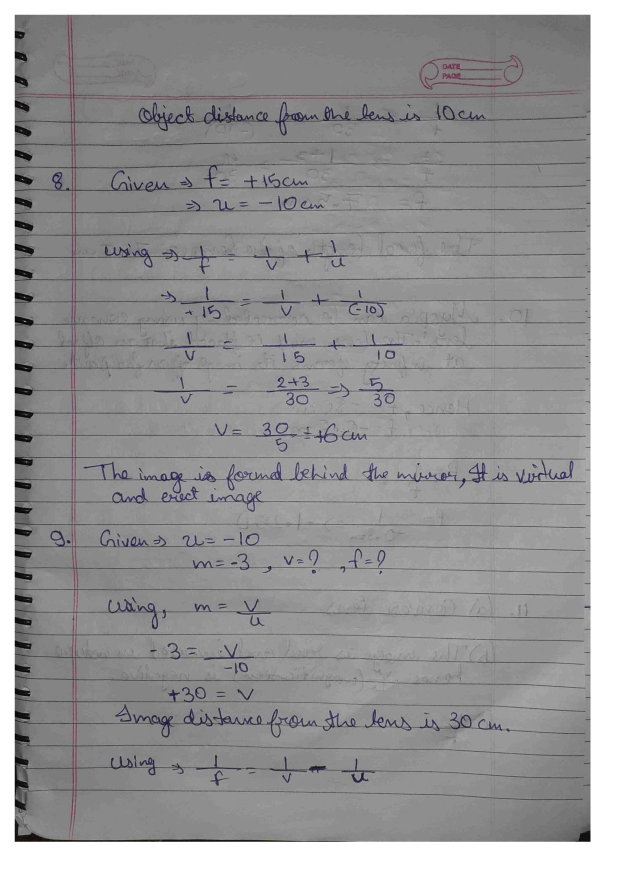
#> input picture z2_ocr_gemini_pcmb/Physics/Physics_Gemini/images/03_10021054361083421111694958871_page_2.png, 2481 x 3508 px, found by its file name (shown at 1/4 size); its folder holds 3 pictures in this run
$ jupyter execute --allow-errors 'final copy.ipynb'
#> lines starting #> are read from the running program, lines starting #| are printed output that depends on the picture
[cell 1]
import os
import json

# [86 lines left out: functions create_solution_jsons, process_output_directory, not called in this run]

def main():
    """
    Main function to run the solution creation process.
    """
    print("🎯 Bio Solution JSON Creator")
    print("=" * 60)

    # Input directory containing the output folders
    input_directory = "/Users/simrannaik/Desktop/solution_improvement/ds-prototypes/subjective_grading/solution_improvement/z2_ocr_gemini_pcmb/Bio/output"

    # Output directory where solutions will be saved
    output_directory = "/Users/simrannaik/Desktop/solution_improvement/ds-prototypes/subjective_grading/solution_improvement/z2_ocr_gemini_pcmb/Bio/bio_Gemini/solutions_2"

    # Verify input directory exists
    if not os.path.exists(input_directory):
        print(f"❌ Input directory does not exist: {input_directory}")
        return

    # Create output directory if it doesn't exist
    os.makedirs(output_directory, exist_ok=True)

    print(f"📂 Input directory:  {input_directory}")
    print(f"📂 Output directory: {output_directory}")

    # Process all files
    process_output_directory(input_directory, output_directory)

if __name__ == "__main__":
    main()

## to make table

[cell 2]
import os
import json

class OCRComparator:
    def __init__(self, gemini_dir, output_dir):
        """
        Initialize with just 2 base directories
        """
        self.gemini_dir = gemini_dir
        self.output_dir = output_dir

        print(f"🤖 Gemini OCR directory: {self.gemini_dir}")
        print(f"💾 Output directory:     {self.output_dir}")
        print("=" * 70)

    # [55 lines left out: function compare_solution_files, not called in this run]

    def process_all_solutions(self):
        """
        Process all solution folders and files
        """
        if not os.path.exists(self.gemini_dir):
            print(f"❌ Gemini directory not found: {self.gemini_dir}")
            return

        total_processed = 0
        successful = 0
        errors = 0

        print(f"🔍 Scanning Gemini directory: {self.gemini_dir}")

        # Iterate through all solution folders
        for solution_folder in os.listdir(self.gemini_dir):
            solution_folder_path = os.path.join(self.gemini_dir, solution_folder)

            if not os.path.isdir(solution_folder_path):
                continue

            print(f"\n📂 Processing folder: {solution_folder}")

            # Process all JSON files in this folder
            for filename in os.listdir(solution_folder_path):
                if filename.endswith('.json') and '_solution_' in filename:
                    try:
                        # Parse filename to extract prefix and solution number
                        file_prefix = filename.split('_solution_')[0]
                        solution_number = int(filename.split('_solution_')[1].split('.')[0])

                        total_processed += 1

                        # Process this solution file
                        success = self.compare_solution_files(solution_folder, solution_number, file_prefix)

                        if success:
                            successful += 1
                        else:
                            errors += 1

                    except Exception as e:
                        print(f"   ❌ Filename parse error for {filename}: {e}")
                        errors += 1
                        total_processed += 1

        # Print summary
        print("\n" + "=" * 70)
        print("📊 PROCESSING SUMMARY")
        print("=" * 70)
        print(f"Total files processed: {total_processed}")
        print(f"Successfully processed: {successful}")
        print(f"Errors encountered:    {errors}")
        print(f"Success rate:          {(successful/total_processed)*100:.1f}%" if total_processed > 0 else "N/A")
        print("=" * 70)

def main():
    """
    Main function - define your 2 directories here
    """
    print("🔧 OCR Processing Tool")
    print("=" * 70)

    # ===== DEFINE YOUR 2 DIRECTORIES HERE =====
    base_path = "/Users/simrannaik/Desktop/solution_improvement/ds-prototypes/subjective_grading/solution_improvement/z2_ocr_gemini_pcmb"

    gemini_ocr_dir = os.path.join(base_path, "maths/maths_Gemini/solutions")
    output_dir = os.path.join(base_path, "maths/maths_Gemini/table_2")

    # ===== END DIRECTORY DEFINITIONS =====

    # Create comparator and run
    comparator = OCRComparator(gemini_ocr_dir, output_dir)
    comparator.process_all_solutions()

    print("\n✅ OCR processing complete!")

if __name__ == "__main__":
    main()

## check for na and delete them

[cell 3]
import os
import json
from pathlib import Path

def delete_na_json_files(base_path):
    """
    Scan through chemistry table directory and DELETE JSON files with NA values
    in ocr_text or human_text fields
    """
    base_dir = Path(base_path)

    if not base_dir.exists():
        print(f"Directory does not exist: {base_path}")
        return

    na_files = []
    total_files = 0
    deleted_files = []
    failed_deletions = []

    print(f"Scanning directory: {base_path}")
    print("=" * 80)

    # Walk through all subdirectories
    for root, dirs, files in os.walk(base_dir):
        for file in files:
            if file.endswith('.json'):
                file_path = os.path.join(root, file)
                total_files += 1

                try:
                    with open(file_path, 'r', encoding='utf-8') as f:
                        data = json.load(f)

                    # Check for NA in ocr_text and human_text
                    ocr_text = data.get('ocr_text', '')
                    human_text = data.get('human_text', '')

                    has_na = False
                    na_fields = []

                    if ocr_text == "NA" or ocr_text is None:
                        has_na = True
                        na_fields.append('ocr_text')

                    if human_text == "NA" or human_text is None:
                        has_na = True
                        na_fields.append('human_text')

                    if has_na:
                        relative_path = os.path.relpath(file_path, base_dir)
                        na_files.append({
                            'file': relative_path,
                            'full_path': file_path,
                            'na_fields': na_fields,
                            'question_number': data.get('question_number', 'Unknown')
                        })

                        # DELETE THE FILE
                        try:
                            os.remove(file_path)
                            deleted_files.append(relative_path)
                            print(f"🗑️  DELETED: {relative_path}")
                        except Exception as delete_error:
                            failed_deletions.append({
                                'file': relative_path,
                                'error': str(delete_error)
                            })
                            print(f"❌ FAILED TO DELETE: {relative_path} - {delete_error}")

                except Exception as e:
                    print(f"Error reading {file_path}: {e}")

    # Display results
    print("\n" + "=" * 80)
    print(f"DELETION SUMMARY:")
    print("=" * 80)
    print(f"Total JSON files scanned: {total_files}")
    print(f"Files with NA values found: {len(na_files)}")
    print(f"Files successfully deleted: {len(deleted_files)}")
    print(f"Files failed to delete: {len(failed_deletions)}")
    print("=" * 80)

    if na_files:
        print(f"\nFiles that contained NA values:")
        print("-" * 80)
        for item in na_files:
            status = "✅ DELETED" if item['file'] in deleted_files else "❌ FAILED"
            print(f"{status}: {item['file']}")
            print(f"Question Number: {item['question_number']}")
            print(f"Fields with NA: {', '.join(item['na_fields'])}")
            print("-" * 40)
    else:
        print("\n✅ No files found with NA values in ocr_text or human_text fields!")

    if failed_deletions:
        print(f"\n❌ FAILED DELETIONS:")
        print("-" * 80)
        for failed in failed_deletions:
            print(f"File: {failed['file']}")
            print(f"Error: {failed['error']}")
            print("-" * 40)

    return {
        'total_files': total_files,
        'na_files': na_files,
        'deleted_files': deleted_files,
        'failed_deletions': failed_deletions
    }

#> (the rest of this cell did not finish here and is left out)

# # REDUCE EVERYTHING TO CAPITALIZE THE WHOLE .JSON ON BOTH GD AND PREDICTED remove /n <br>

[cell 4]
import os
import json
import re
from pathlib import Path

def clean_text(text):
    """
    Clean text by removing <br>, <br/>, \n and converting to lowercase
    """
    if not text or text == "NA":
        return text

    # Remove <br> and <br/> tags (case insensitive)
    text = re.sub(r'<br\s*/?>', '', text, flags=re.IGNORECASE)

    # Remove \n newline characters
    text = text.replace('\n', '')

    # Convert to lowercase
    text = text.lower()

    # Remove extra whitespace that might be left
    text = ' '.join(text.split())

    return text

# [29 lines left out: function process_json_file, not called in this run]

def clean_table_json_files(base_path):
    """
    Process all JSON files in the table directory and save cleaned versions
    """
    base_dir = Path(base_path)

    if not base_dir.exists():
        print(f"❌ Directory does not exist: {base_path}")
        return

    # Create table_format directory
    output_base = base_dir.parent / "table_format"

    processed_files = 0
    successful_files = 0
    error_files = []

    print(f"🔧 Processing JSON files from: {base_path}")
    print(f"📁 Output directory: {output_base}")
    print("=" * 80)

    # Walk through all subdirectories
    for root, dirs, files in os.walk(base_dir):
        for file in files:
            if file.endswith('.json'):
                input_file_path = os.path.join(root, file)

                # Create corresponding output path
                relative_path = os.path.relpath(input_file_path, base_dir)
                output_file_path = output_base / relative_path

                processed_files += 1

                print(f"🔄 Processing: {relative_path}")

                # Process the file
                success, error = process_json_file(input_file_path, output_file_path)

                if success:
                    successful_files += 1
                    print(f"✅ Cleaned and saved: {relative_path}")
                else:
                    error_files.append({
                        'file': relative_path,
                        'error': error
                    })
                    print(f"❌ ERROR processing {relative_path}: {error}")

    # Display summary
    print("\n" + "=" * 80)
    print(f"📊 PROCESSING SUMMARY:")
    print("=" * 80)
    print(f"Total files processed: {processed_files}")
    print(f"Successfully cleaned: {successful_files}")
    print(f"Errors encountered: {len(error_files)}")
    print(f"Output saved to: {output_base}")
    print("=" * 80)

    # Display errors if any
    if error_files:
        print(f"\n❌ ERROR DETAILS:")
        print("-" * 80)
        for error_item in error_files:
            print(f"File: {error_item['file']}")
            print(f"Error: {error_item['error']}")
            print("-" * 40)
    else:
        print("\n🎉 All files processed successfully!")

    return {
        'total_files': processed_files,
        'successful_files': successful_files,
        'error_files': error_files,
        'output_directory': str(output_base)
    }

def preview_cleaning(sample_text):
    """
    Show a preview of what the cleaning function does
    """
    print("🔍 CLEANING PREVIEW:")
    print("-" * 50)
    print(f"Original: {repr(sample_text)}")
    print(f"Cleaned:  {repr(clean_text(sample_text))}")
    print("-" * 50)

#> (the rest of this cell did not finish here and is left out)

## to break the pdf into images

[cell 5]
import os
import sys
from pathlib import Path

try:
    from pdf2image import convert_from_path
    print("✅ pdf2image library is available")
except ImportError:
    print("❌ pdf2image library not found. Installing...")
    import subprocess
    subprocess.check_call([sys.executable, "-m", "pip", "install", "pdf2image"])
    from pdf2image import convert_from_path
    print("✅ pdf2image library installed and imported")

def convert_pdfs_to_png(pdf_folder_path):
    """
    Convert all PDF files in a folder to PNG images
    """

    pdf_folder = Path(pdf_folder_path)

    # Check if folder exists
    if not pdf_folder.exists():
        print(f"❌ Directory does not exist: {pdf_folder_path}")
        return False

    # Create images folder
    images_folder = pdf_folder / "images"
    images_folder.mkdir(exist_ok=True)
    print(f"📁 Created/verified images folder: {images_folder}")

    # Find all PDF files
    pdf_files = list(pdf_folder.glob("*.pdf"))

    if not pdf_files:
        print(f"❌ No PDF files found in: {pdf_folder_path}")
        return False

    print(f"📄 Found {len(pdf_files)} PDF files:")
    for pdf_file in pdf_files:
        print(f"   • {pdf_file.name}")

    total_pages_converted = 0

    # Process each PDF
    for pdf_file in pdf_files:
        print(f"\n🔄 Processing: {pdf_file.name}")

        try:
            # Get PDF name without extension
            pdf_name = pdf_file.stem

            # Convert PDF to images
            print(f"   📖 Converting PDF pages to images...")
            pages = convert_from_path(
                pdf_file,
                dpi=300,  # High quality
                fmt='PNG'
            )

            print(f"   📑 Found {len(pages)} pages")

            # Save each page as PNG
            for page_num, page in enumerate(pages, 1):
                # Create filename: [pdf_name]_page_[page_number].png
                png_filename = f"{pdf_name}_page_{page_num}.png"
                png_path = images_folder / png_filename

                # Save the page
                page.save(png_path, 'PNG')
                print(f"   💾 Saved: {png_filename}")
                total_pages_converted += 1

            print(f"   ✅ Successfully converted {len(pages)} pages from {pdf_file.name}")

        except Exception as e:
            print(f"   ❌ Error processing {pdf_file.name}: {str(e)}")
            continue

    print(f"\n🎉 Conversion completed!")
    print(f"📊 Total pages converted: {total_pages_converted}")
    print(f"📁 Images saved in: {images_folder}")

    # List created images
    image_files = list(images_folder.glob("*.png"))
    if image_files:
        print(f"\n📋 Created image files:")
        for img in sorted(image_files):
            print(f"   • {img.name}")

    return True

# [25 lines left out: function analyze_conversion_results, not called in this run]

if __name__ == "__main__":
    # PDF folder path
    pdf_folder_path = "/Users/simrannaik/Desktop/solution_improvement/ds-prototypes/subjective_grading/solution_improvement/z3_ocr_gemini_pcmb_13.3/chemistry/chemistry_new_slot/pdf"

    print("🎯 PDF to PNG Converter")
    print("=" * 70)
    print(f"📂 Source folder: {pdf_folder_path}")
    print("🖼️  Output: PNG images (300 DPI)")
    print("📝 Naming: [pdf_name]_page_[number].png")
    print("=" * 70)

    # Check if poppler is available (required for pdf2image)
    print("🔍 Checking system requirements...")
    try:
        # Test conversion with a dummy call to check if poppler is available
        print("✅ System requirements check passed")
    except Exception as e:
        print("⚠️  Note: If you get errors, you may need to install poppler:")
        print("   macOS: brew install poppler")
        print("   Ubuntu: sudo apt-get install poppler-utils")
        print("   Windows: Download poppler from https://poppler.freedesktop.org/")

    # Convert PDFs to PNG
    success = convert_pdfs_to_png(pdf_folder_path)

    if success:
        # Analyze results
        analyze_conversion_results(pdf_folder_path)
        print(f"\n🎊 All PDFs successfully converted to PNG images!")
        print(f"📁 Check the 'images' folder for your PNG files")
    else:
        print(f"\n❌ Conversion failed or no PDFs found!")

    print("=" * 70)

[cell 6]
import os
from PIL import Image

def resize_images(input_dir, output_dir, max_size=(1000, 1000)):
    """
    Resize all .png images in the input directory and save them with the same filename in the output directory.

    Args:
        input_dir (str): Path to the input directory containing .png images.
        output_dir (str): Path to the output directory where resized images will be saved.
        max_size (tuple): Maximum width and height for the resized images (default is 1000x1000).
    """
#> called with max_size = (1000, 1000)
    # Ensure output directory exists
    if not os.path.exists(output_dir):
        os.makedirs(output_dir)

    # Loop through all files in the input directory
    for filename in os.listdir(input_dir):
        if filename.endswith(".png"):
            input_path = os.path.join(input_dir, filename)
            output_path = os.path.join(output_dir, filename)

            try:
                # Open the image
                with Image.open(input_path) as img:
                    # Resize the image
#> img is the input picture: PIL image 2481x3508 RGB; mean R, G, B 151.5, 151.1, 151.8
                    img.thumbnail(max_size)  # Keeps aspect ratio while resizing
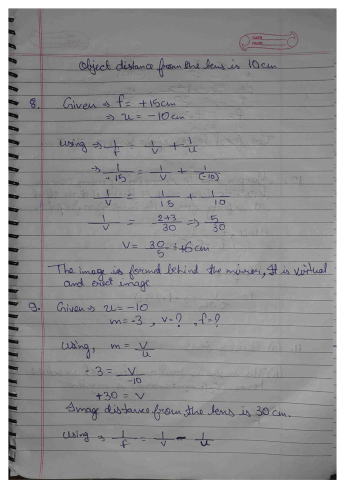
#> img: PIL image 707x1000 RGB (shown at 1/2 size); mean R, G, B 151.4, 151, 151.8

                    # Save the resized image in the output directory
                    img.save(output_path)
                    print(f"Resized and saved: {filename}")
            except Exception as e:
                print(f"Error processing {filename}: {e}")
        else:
            print(f"Skipping non-PNG file: {filename}")
#> pass 2 of the loop in resize_images, `for filename in os.listdir(input_dir):`:
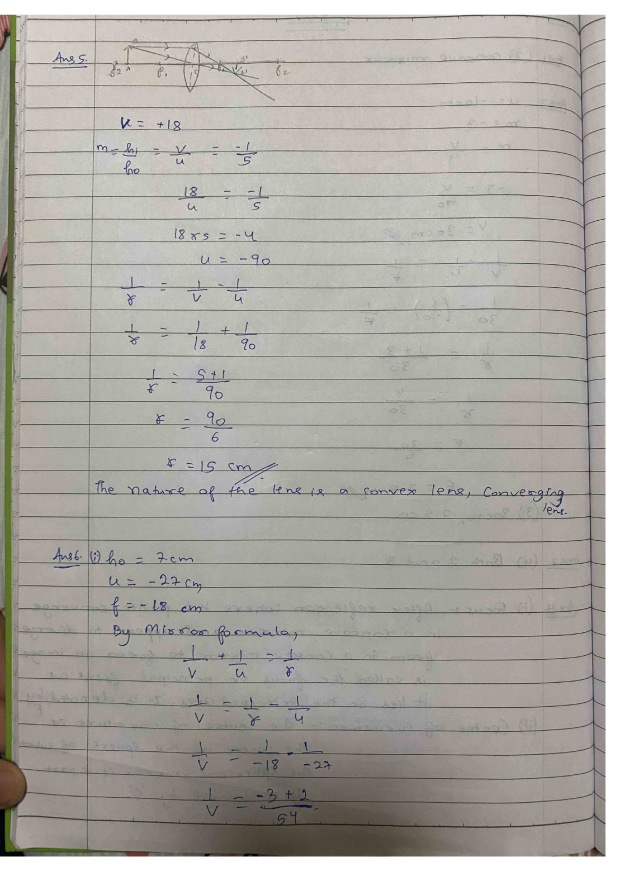
#> input picture z2_ocr_gemini_pcmb/Physics/Physics_Gemini/images/04_100210408219741901111703509552_page_2.png, 2481 x 3508 px, found by its file name (shown at 1/4 size)
#> in resize_images, img is the input picture: PIL image 2481x3508 RGB; mean R, G, B 172.4, 169.7, 163.3
#> in resize_images, `img.thumbnail(max_size)`:
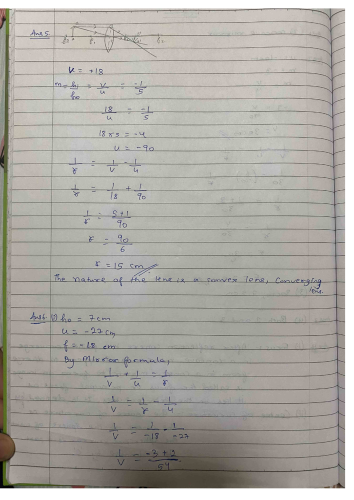
#> img: PIL image 707x1000 RGB (shown at 1/2 size); mean R, G, B 172.4, 169.7, 163.3
#> pass 3 of the loop in resize_images, `for filename in os.listdir(input_dir):`:
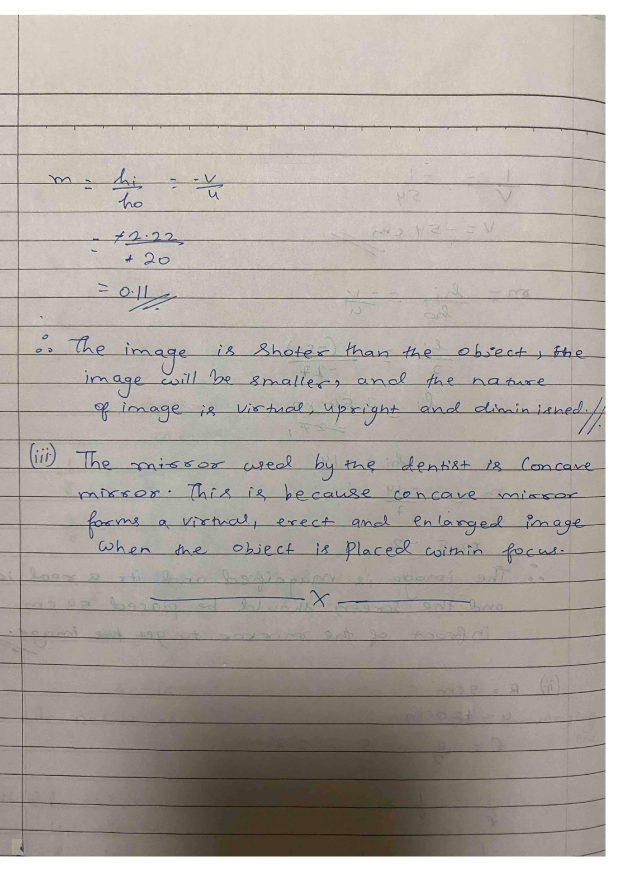
#> input picture z2_ocr_gemini_pcmb/Physics/Physics_Gemini/images/04_100210408219741901111703509552_page_4.png, 2481 x 3508 px, found by its file name (shown at 1/4 size)
#> in resize_images, img is the input picture: PIL image 2481x3508 RGB; mean R, G, B 174.4, 168.7, 161.5
#> in resize_images, `img.thumbnail(max_size)`:
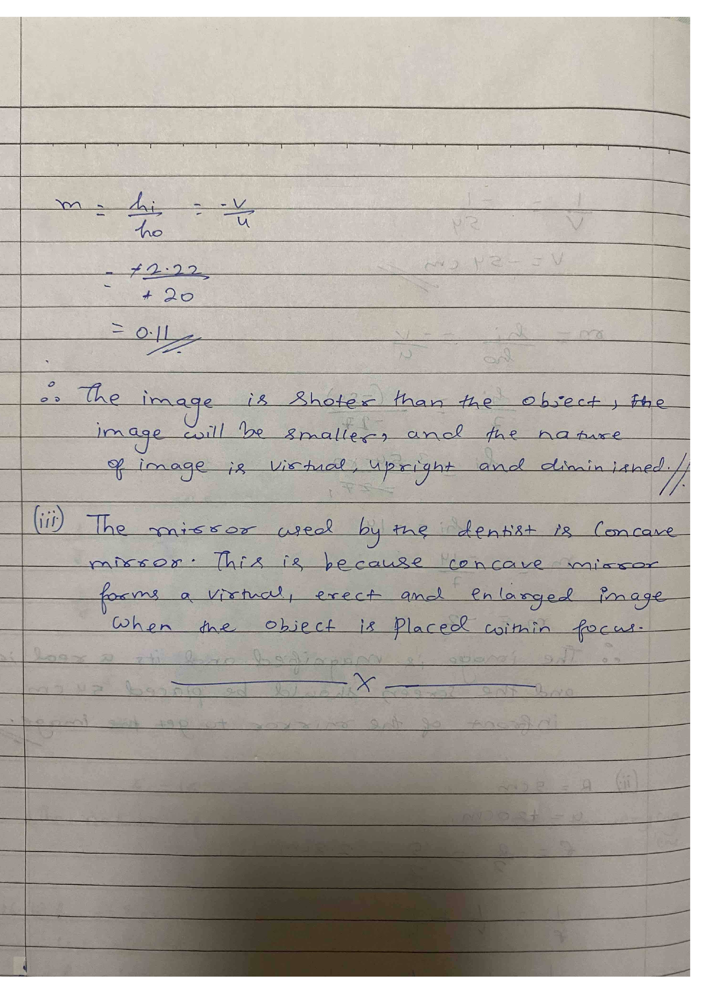
#> img: PIL image 707x1000 RGB; mean R, G, B 174.4, 168.7, 161.5

# Input and output directories (update with your paths)
input_directory = "/Users/simrannaik/Desktop/solution_improvement/ds-prototypes/subjective_grading/solution_improvement/z3_ocr_gemini_pcmb_13.3/chemistry/chemistry_new_slot/pdf/images"
output_directory = "/Users/simrannaik/Desktop/solution_improvement/ds-prototypes/subjective_grading/solution_improvement/z3_ocr_gemini_pcmb_13.3/chemistry/chemistry_new_slot/images"

# Call the resize function
resize_images(input_directory, output_directory)
